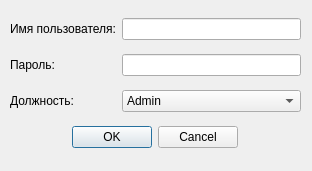
<?xml version="1.0" encoding="UTF-8"?>
<ui version="4.0">
 <class>Dialog</class>
 <widget class="QDialog" name="Dialog">
  <property name="geometry">
   <rect>
    <x>0</x>
    <y>0</y>
    <width>312</width>
    <height>171</height>
   </rect>
  </property>
  <property name="windowTitle">
   <string>Новый сотрудник</string>
  </property>
  <widget class="QWidget" name="layoutWidget">
   <property name="geometry">
    <rect>
     <x>10</x>
     <y>10</y>
     <width>291</width>
     <height>151</height>
    </rect>
   </property>
   <layout class="QGridLayout" name="gridLayout">
    <item row="3" column="0" colspan="3" alignment="Qt::AlignHCenter">
     <widget class="QDialogButtonBox" name="buttonBoxPrimary">
      <property name="minimumSize">
       <size>
        <width>0</width>
        <height>23</height>
       </size>
      </property>
      <property name="styleSheet">
       <string notr="true"/>
      </property>
      <property name="orientation">
       <enum>Qt::Horizontal</enum>
      </property>
      <property name="standardButtons">
       <set>QDialogButtonBox::Cancel|QDialogButtonBox::Ok</set>
      </property>
     </widget>
    </item>
    <item row="0" column="0" colspan="2">
     <widget class="QLabel" name="log_label">
      <property name="text">
       <string>Имя пользователя:</string>
      </property>
     </widget>
    </item>
    <item row="0" column="2">
     <widget class="QLineEdit" name="loginInput"/>
    </item>
    <item row="1" column="2">
     <widget class="QLineEdit" name="passwordInput">
      <property name="echoMode">
       <enum>QLineEdit::Password</enum>
      </property>
     </widget>
    </item>
    <item row="1" column="0" colspan="2">
     <widget class="QLabel" name="pas_label">
      <property name="text">
       <string>Пароль:</string>
      </property>
     </widget>
    </item>
    <item row="2" column="2">
     <widget class="QComboBox" name="comboBox">
      <item>
       <property name="text">
        <string>Admin</string>
       </property>
      </item>
      <item>
       <property name="text">
        <string>Manager</string>
       </property>
      </item>
     </widget>
    </item>
    <item row="2" column="0" colspan="2">
     <widget class="QLabel" name="log_label_2">
      <property name="text">
       <string>Должность:</string>
      </property>
     </widget>
    </item>
   </layout>
  </widget>
 </widget>
 <resources/>
 <connections/>
</ui>
